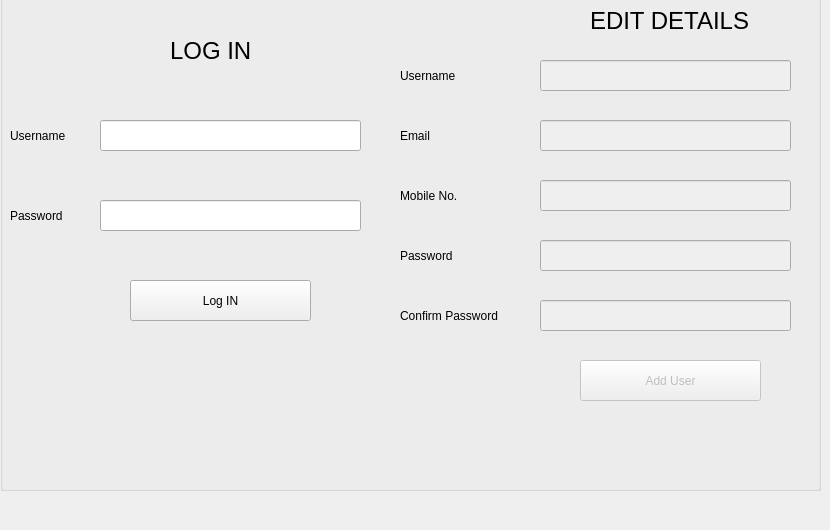
      <widget class="QWidget" name="tab_7">
       <attribute name="title">
        <string>EDIT USER DETAIL</string>
       </attribute>
       <widget class="QGroupBox" name="groupBox_2">
        <property name="geometry">
         <rect>
          <x>0</x>
          <y>-30</y>
          <width>821</width>
          <height>521</height>
         </rect>
        </property>
        <property name="title">
         <string/>
        </property>
        <widget class="QLineEdit" name="User_LUsername_Textbox">
         <property name="geometry">
          <rect>
           <x>100</x>
           <y>150</y>
           <width>261</width>
           <height>31</height>
          </rect>
         </property>
        </widget>
        <widget class="QLineEdit" name="User_LPassword_TextBox">
         <property name="geometry">
          <rect>
           <x>100</x>
           <y>230</y>
           <width>261</width>
           <height>31</height>
          </rect>
         </property>
         <property name="echoMode">
          <enum>QLineEdit::Password</enum>
         </property>
        </widget>
        <widget class="QLabel" name="label_37">
         <property name="geometry">
          <rect>
           <x>10</x>
           <y>230</y>
           <width>81</width>
           <height>31</height>
          </rect>
         </property>
         <property name="text">
          <string>Password</string>
         </property>
        </widget>
        <widget class="QLabel" name="label_38">
         <property name="geometry">
          <rect>
           <x>10</x>
           <y>150</y>
           <width>81</width>
           <height>31</height>
          </rect>
         </property>
         <property name="text">
          <string>Username</string>
         </property>
        </widget>
        <widget class="QPushButton" name="User_LogIN_Button">
         <property name="geometry">
          <rect>
           <x>130</x>
           <y>310</y>
           <width>181</width>
           <height>41</height>
          </rect>
         </property>
         <property name="text">
          <string>Log IN</string>
         </property>
        </widget>
        <widget class="QPushButton" name="User_EAddUser_Button">
         <property name="enabled">
          <bool>false</bool>
         </property>
         <property name="geometry">
          <rect>
           <x>580</x>
           <y>390</y>
           <width>181</width>
           <height>41</height>
          </rect>
         </property>
         <property name="text">
          <string>Add User</string>
         </property>
        </widget>
        <widget class="QLineEdit" name="User_EPassword_TextBox">
         <property name="enabled">
          <bool>false</bool>
         </property>
         <property name="geometry">
          <rect>
           <x>540</x>
           <y>270</y>
           <width>251</width>
           <height>31</height>
          </rect>
         </property>
         <property name="echoMode">
          <enum>QLineEdit::Password</enum>
         </property>
        </widget>
        <widget class="QLabel" name="label_33">
         <property name="geometry">
          <rect>
           <x>400</x>
           <y>270</y>
           <width>81</width>
           <height>31</height>
          </rect>
         </property>
         <property name="text">
          <string>Password</string>
         </property>
        </widget>
        <widget class="QLabel" name="label_35">
         <property name="geometry">
          <rect>
           <x>400</x>
           <y>90</y>
           <width>81</width>
           <height>31</height>
          </rect>
         </property>
         <property name="text">
          <string>Username</string>
         </property>
        </widget>
        <widget class="QLineEdit" name="User_EUsername_Textbox">
         <property name="enabled">
          <bool>false</bool>
         </property>
         <property name="geometry">
          <rect>
           <x>540</x>
           <y>90</y>
           <width>251</width>
           <height>31</height>
          </rect>
         </property>
        </widget>
        <widget class="QLabel" name="label_34">
         <property name="geometry">
          <rect>
           <x>400</x>
           <y>150</y>
           <width>81</width>
           <height>31</height>
          </rect>
         </property>
         <property name="text">
          <string>Email</string>
         </property>
        </widget>
        <widget class="QLineEdit" name="User_EEmail_Textbox">
         <property name="enabled">
          <bool>false</bool>
         </property>
         <property name="geometry">
          <rect>
           <x>540</x>
           <y>150</y>
           <width>251</width>
           <height>31</height>
          </rect>
         </property>
        </widget>
        <widget class="QLabel" name="label_36">
         <property name="geometry">
          <rect>
           <x>400</x>
           <y>330</y>
           <width>131</width>
           <height>31</height>
          </rect>
         </property>
         <property name="text">
          <string>Confirm Password</string>
         </property>
        </widget>
        <widget class="QLineEdit" name="User_EConfirmPassword_TextBox">
         <property name="enabled">
          <bool>false</bool>
         </property>
         <property name="geometry">
          <rect>
           <x>540</x>
           <y>330</y>
           <width>251</width>
           <height>31</height>
          </rect>
         </property>
         <property name="echoMode">
          <enum>QLineEdit::Password</enum>
         </property>
        </widget>
        <widget class="QLabel" name="label_42">
         <property name="geometry">
          <rect>
           <x>170</x>
           <y>60</y>
           <width>171</width>
           <height>41</height>
          </rect>
         </property>
         <property name="font">
          <font>
           <pointsize>18</pointsize>
          </font>
         </property>
         <property name="text">
          <string>LOG IN</string>
         </property>
        </widget>
        <widget class="QLabel" name="label_43">
         <property name="geometry">
          <rect>
           <x>590</x>
           <y>30</y>
           <width>181</width>
           <height>41</height>
          </rect>
         </property>
         <property name="font">
          <font>
           <pointsize>18</pointsize>
          </font>
         </property>
         <property name="text">
          <string>EDIT DETAILS</string>
         </property>
        </widget>
        <widget class="QLabel" name="Login_Username">
         <property name="geometry">
          <rect>
           <x>100</x>
           <y>190</y>
           <width>261</width>
           <height>21</height>
          </rect>
         </property>
         <property name="text">
          <string/>
         </property>
        </widget>
        <widget class="QLabel" name="LogINPassword">
         <property name="geometry">
          <rect>
           <x>100</x>
           <y>270</y>
           <width>241</width>
           <height>21</height>
          </rect>
         </property>
         <property name="text">
          <string/>
         </property>
        </widget>
        <widget class="QLabel" name="label_45">
         <property name="geometry">
          <rect>
           <x>400</x>
           <y>210</y>
           <width>81</width>
           <height>31</height>
          </rect>
         </property>
         <property name="text">
          <string>Mobile No.</string>
         </property>
        </widget>
        <widget class="QLineEdit" name="Mobile_TextBox_2">
         <property name="enabled">
          <bool>false</bool>
         </property>
         <property name="geometry">
          <rect>
           <x>540</x>
           <y>210</y>
           <width>251</width>
           <height>31</height>
          </rect>
         </property>
        </widget>
        <widget class="QLabel" name="label_46">
         <property name="geometry">
          <rect>
           <x>540</x>
           <y>130</y>
           <width>241</width>
           <height>16</height>
          </rect>
         </property>
         <property name="font">
          <font>
           <pointsize>9</pointsize>
          </font>
         </property>
         <property name="text">
          <string/>
         </property>
        </widget>
        <widget class="QLabel" name="label_47">
         <property name="geometry">
          <rect>
           <x>540</x>
           <y>190</y>
           <width>241</width>
           <height>16</height>
          </rect>
         </property>
         <property name="font">
          <font>
           <pointsize>9</pointsize>
          </font>
         </property>
         <property name="text">
          <string/>
         </property>
        </widget>
        <widget class="QLabel" name="label_48">
         <property name="geometry">
          <rect>
           <x>540</x>
           <y>250</y>
           <width>241</width>
           <height>16</height>
          </rect>
         </property>
         <property name="font">
          <font>
           <pointsize>9</pointsize>
          </font>
         </property>
         <property name="text">
          <string/>
         </property>
        </widget>
        <widget class="QLabel" name="label_49">
         <property name="geometry">
          <rect>
           <x>540</x>
           <y>310</y>
           <width>241</width>
           <height>16</height>
          </rect>
         </property>
         <property name="font">
          <font>
           <pointsize>9</pointsize>
          </font>
         </property>
         <property name="text">
          <string/>
         </property>
        </widget>
        <widget class="QLabel" name="label_50">
         <property name="geometry">
          <rect>
           <x>540</x>
           <y>370</y>
           <width>241</width>
           <height>16</height>
          </rect>
         </property>
         <property name="font">
          <font>
           <pointsize>9</pointsize>
          </font>
         </property>
         <property name="text">
          <string/>
         </property>
        </widget>
       </widget>
      </widget>
